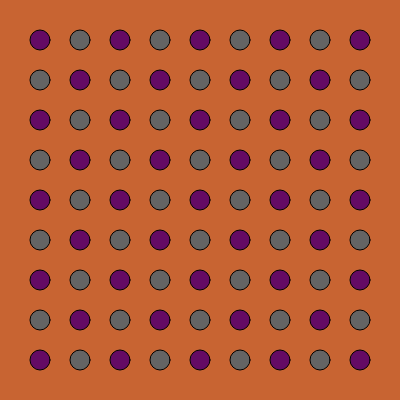
Frame 1 (no input)
Frame 60 (no input): identical to frame 1, image omitted
Frame 120 (the mouse pressed at the canvas centre since frame 60): identical to frame 1, image omitted

The p5.js sketch that drew this single still picture (run headless with seeded random() and noise() and a simulated clock; from frame 60 on, the mouse is pressed at the canvas centre):

// p5.js sketch
// ── sketch.js
function setup(){
    createCanvas(400, 400);
}
function draw(){
    var n = 0;
    background(200, 100, 50);
    
    for(var x = 40; x < 400; x += 40){
        for(var y = 40; y < 400; y += 40){
            if(n % 2 === 0){ 
              c = color(100, 10, 100);
            } else{
              c = color(100, 100, 100);
            }
            fill(c);
            ellipse(x, y, 20, 20);
            n++;
        }
    }
}
